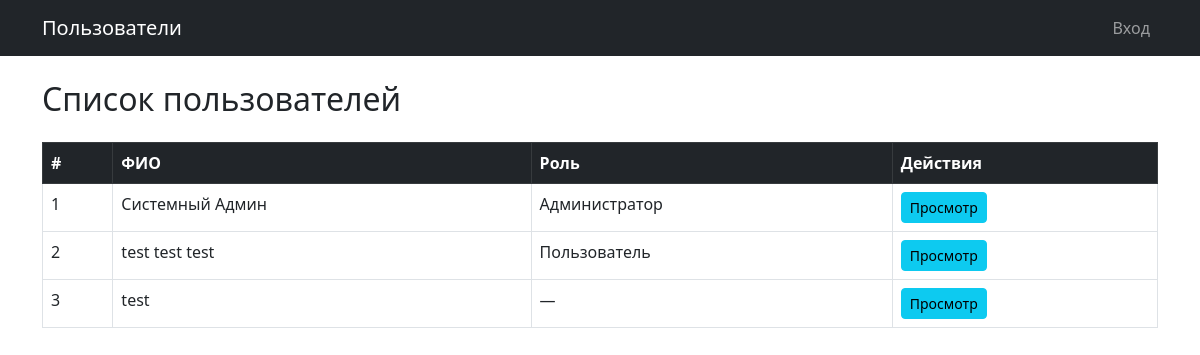
Before: / with the older database file.
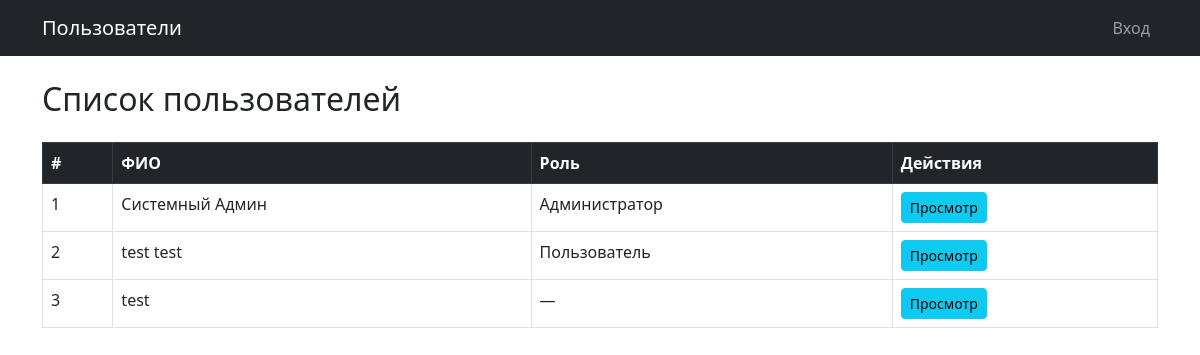
After: the same page with the newer database file.
### tables this page shows
CREATE TABLE users (
    id INTEGER PRIMARY KEY AUTOINCREMENT,
    login TEXT NOT NULL UNIQUE,
    password_hash TEXT NOT NULL,
    last_name TEXT,
    first_name TEXT NOT NULL,
    middle_name TEXT,
    role_id INTEGER REFERENCES roles(id) ON DELETE SET NULL,
    created_at TIMESTAMP NOT NULL DEFAULT CURRENT_TIMESTAMP
);

CREATE TABLE roles (
    id INTEGER PRIMARY KEY AUTOINCREMENT,
    name TEXT NOT NULL,
    description TEXT
);

### app.py (the view)
@app.route('/')
def index():
    db = get_db()
    users = db.execute(
        """SELECT u.id, u.login, u.last_name, u.first_name, u.middle_name,
                  r.name AS role_name
           FROM users u
           LEFT JOIN roles r ON u.role_id = r.id
           ORDER BY u.id"""
    ).fetchall()
    db.close()
    return render_template('index.html', users=users)

### app.py (called while the page is built, shortened)
def get_db():
    conn = sqlite3.connect(DATABASE)
    conn.row_factory = sqlite3.Row
    conn.execute("PRAGMA foreign_keys = ON")
    return conn

def get_current_user():
    if 'user_id' not in session:
        return None

@app.context_processor
def inject_user():
    return {'current_user': get_current_user()}

### templates/index.html (shortened to what this page needs)
{% extends 'base.html' %}
{% block content %}
<h2 class="mb-4">Список пользователей</h2>
<table class="table table-bordered table-hover">
    <thead class="table-dark">
        <tr>
            <th>#</th>
            <th>ФИО</th>
            <th>Роль</th>
            <th>Действия</th>
        </tr>
    </thead>
    <tbody>
        {% for user in users %}
        <tr>
            <td>{{ loop.index }}</td>
            <td>
                {{ [user['last_name'], user['first_name'], user['middle_name']]
                   | select | join(' ') }}
            </td>
            <td>{{ user['role_name'] or '—' }}</td>
            <td>
                <a href="{{ url_for('user_view', user_id=user['id']) }}"
                   class="btn btn-sm btn-info">Просмотр</a>
            </td>
        </tr>
        {% else %}
        <tr><td colspan="4" class="text-center text-muted">Пользователи не найдены</td></tr>
        {% endfor %}
    </tbody>
</table>
{% endblock %}

Changed rows visible on the page:
changed users "Пользователь": first_name+middle_name "test test test" → "test test"
